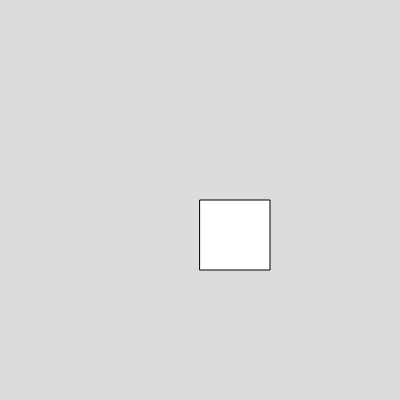
Frame 1 (no input)
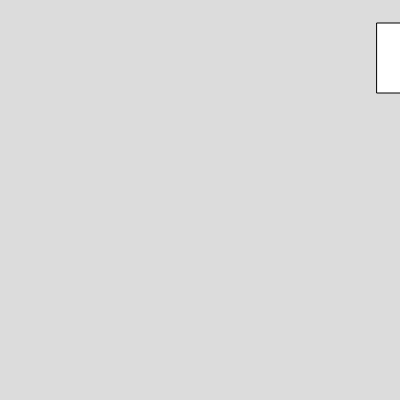
Frame 60 (no input)
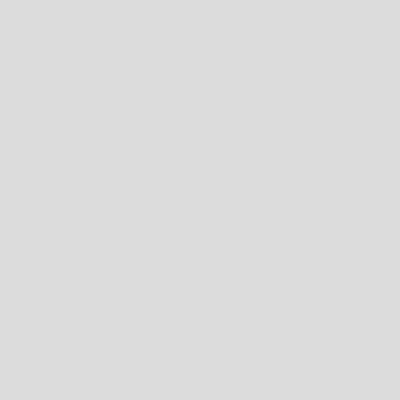
Frame 120 (the mouse pressed at the canvas centre since frame 60)

The p5.js sketch that drew these frames (run headless with seeded random() and noise() and a simulated clock; from frame 60 on, the mouse is pressed at the canvas centre):

// p5.js sketch
// ── sketch.js
var box1;

function setup() 
{
  createCanvas(400, 400);
  
  box1 = new Box(200,200,70,70,3,3);
}

function draw() 
{
  background(220);

  box1.show();

  box1.move();

  box1.moveUp();

}


// ── box.js
class Box
  {
    constructor(x,y,w,h,vx,vy)
    {
      this.x =x;
      this.y =y;
      this.w =w;
      this.h = h;
      this.vx = vx;
      this.vy = vy;
    }
    
    show()
    {
      rect(this.x,this.y,this.w,this.h)
    }
    
    move()
    {
      this.x = this.x+this.vx;
    }

    moveUp()
    {
      this.y = this.y-this.vy;
    }

  }

  
